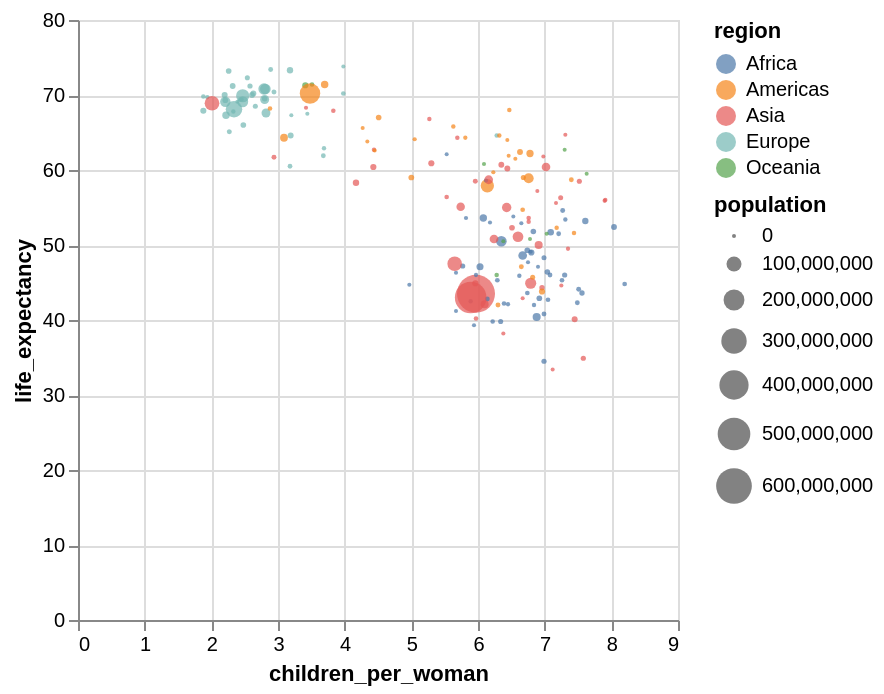

This figure's notebook cell:
### Markdown cell above
<div class="alert alert-info" style="color:black">

### Question 2
rubric={accuracy:1,quality:1,viz:2}

<h4>Python</h4>
<ol type="1">
<li>I have included the data as a csv file in this directory so </a> use <code>read_csv</code> from <code>pandas</code> to load the data directly from the URL and assign it a suitable variable name. Set the <code>parse_dates</code> parameter to <code>['year']</code> to ensure that Altair recognizes this columns as time data.</li>
<li>Now let’s create a similar bubble chart to what you saw in the video:
<ul>
<li>Filter the dataframe to only keep observations from a single year, 1962. You can create a new data frame variable or perform the filtering directly as you pass the data to Altair. Dates can be matched as strings when filtering.</li>
<li>Use a circle mark to recreate the appearance of the plot in the video.</li>
<li>Encode the proper variables so that children per woman is on the x-axis, life expectancy on the y-axis, and so that the circles’ color corresponds to their region, and the size reflects the population.</li>
</ul></li>
</ol>
<p> Don't worry about getting axis labels and sizes to be exactly like in the video,
we will return to this code later in the lab to customize it.</p>
</div>

### Code cell
import pandas as pd

alt.renderers.enable('default')

url = "https://raw.githubusercontent.com/UofTCoders/workshops-dc-py/master/data/processed/world-data-gapminder.csv"
df = pd.read_csv(url, parse_dates=['year'])

chart_2 = alt.Chart(df[df['year'] == '1962']).mark_circle().encode(
    x='children_per_woman:Q',
    y='life_expectancy:Q',
    color='region:N',
    size='population:Q'
)

chart_2

### Figure 1 — Vega specification as saved in the notebook (floating-point values rounded to 4 significant figures; data arrays with more than 128 entries replaced by an {"elided": "..."} marker saying what was removed)
{"$schema": "https://vega.github.io/schema/vega/v6.json", "data": [{"name": "source_0", "values": {"elided": "178 records"}}, {"name": "source_0_x_domain_children_per_woman", "values": [{"min": 1.88, "max": 8.2}]}, {"name": "source_0_y_domain_life_expectancy", "values": [{"min": 33.4, "max": 73.8}]}, {"name": "source_0_color_domain_region", "values": [{"region": "Asia"}, {"region": "Europe"}, {"region": "Africa"}, {"region": "Americas"}, {"region": "Oceania"}]}, {"name": "source_0_size_domain_population", "values": [{"min": 43300, "max": 680000000}]}], "marks": [{"type": "symbol", "name": "marks", "from": {"data": "source_0"}, "encode": {"update": {"shape": {"value": "circle"}, "fill": {"field": "region", "scale": "color"}, "size": {"field": "population", "scale": "size"}, "x": {"field": "children_per_woman", "scale": "x"}, "opacity": {"value": 0.7}, "y": {"field": "life_expectancy", "scale": "y"}}}, "style": ["circle"]}], "scales": [{"name": "x", "type": "linear", "domain": [{"signal": "(data(\"source_0_x_domain_children_per_woman\")[0] || {}).min"}, {"signal": "(data(\"source_0_x_domain_children_per_woman\")[0] || {}).max"}], "range": [0, {"signal": "width"}], "zero": true, "nice": true}, {"name": "y", "type": "linear", "domain": [{"signal": "(data(\"source_0_y_domain_life_expectancy\")[0] || {}).min"}, {"signal": "(data(\"source_0_y_domain_life_expectancy\")[0] || {}).max"}], "range": [{"signal": "height"}, 0], "zero": true, "nice": true}, {"name": "color", "type": "ordinal", "domain": {"data": "source_0_color_domain_region", "field": "region", "sort": true}, "range": "category"}, {"name": "size", "type": "linear", "domain": [{"signal": "(data(\"source_0_size_domain_population\")[0] || {}).min"}, {"signal": "(data(\"source_0_size_domain_population\")[0] || {}).max"}], "range": [4, 361], "zero": true}], "axes": [{"scale": "x", "labels": false, "maxExtent": 0, "ticks": false, "zindex": 0, "domain": false, "tickCount": {"signal": "ceil(width/40)"}, "aria": false, "gridScale": "y", "grid": true, "minExtent": 0, "orient": "bottom"}, {"scale": "y", "tickCount": {"signal": "ceil(height/40)"}, "domain": false, "orient": "left", "grid": true, "labels": false, "aria": false, "ticks": false, "zindex": 0, "maxExtent": 0, "gridScale": "x", "minExtent": 0}, {"scale": "x", "zindex": 0, "grid": false, "labelOverlap": true, "tickCount": {"signal": "ceil(width/40)"}, "orient": "bottom", "title": "children_per_woman", "labelFlush": true}, {"scale": "y", "orient": "left", "grid": false, "title": "life_expectancy", "zindex": 0, "tickCount": {"signal": "ceil(height/40)"}, "labelOverlap": true}], "background": "white", "width": 300, "style": "cell", "height": 300, "legends": [{"fill": "color", "symbolType": "circle", "title": "region", "encode": {"symbols": {"update": {"opacity": {"value": 0.7}}}}}, {"size": "size", "symbolType": "circle", "title": "population", "encode": {"symbols": {"update": {"fill": {"value": "black"}, "fillOpacity": {"value": 0.7}, "opacity": {"value": 0.7}, "stroke": {"value": "transparent"}}}}}], "padding": 5}
